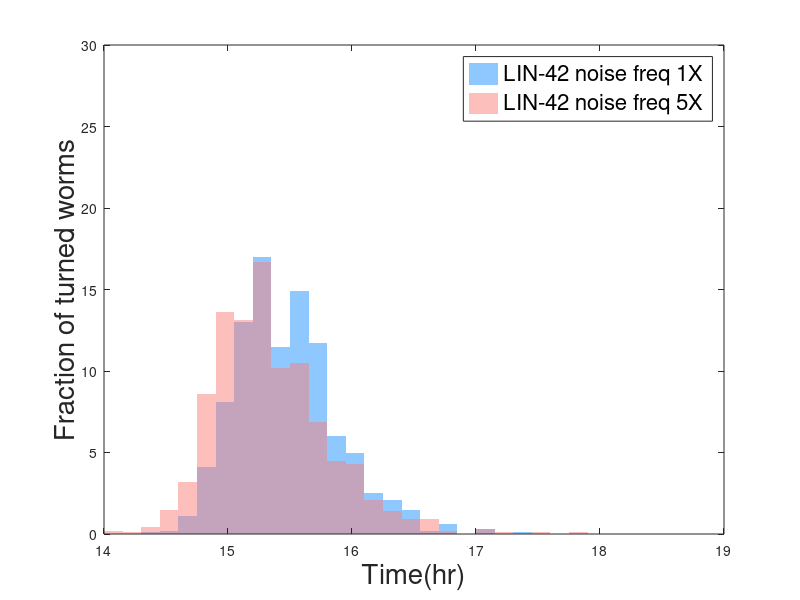

Here is the MATLAB script that generated this plot:
%clc
%clear all
%close all

figure(4)
bin_size = 0.15;
bin_edge = 14:bin_size:18.5;
load('DAF1AC0_13_11_16_D95_Turningtime_Lin42_b3_1000xs_2024_12_25_Lin42_gx1.mat')
h1 = histc(Unc5_expr_T_Distr_Wt, bin_edge);
color_bar_sto=bar(bin_edge,h1/10 ,'histc'); 
set(color_bar_sto,'FaceColor', [0.12 0.56 1]);
set(color_bar_sto,'EdgeColor', 'none');
set(color_bar_sto,'facealpha',0.5);
hold on

load('DAF1AC0_12_11_16_D95_Turningtime_Lin42_b3_1000xs_2024_12_25_Lin42_gx5.mat')
h2 = histc (Unc5_expr_T_Distr_Wt, bin_edge); 
color_bar_sto=bar(bin_edge,h2/10 ,'histc');
set(color_bar_sto,'FaceColor', [0.98 0.5 0.48]);
set(color_bar_sto,'EdgeColor', 'none');
set(color_bar_sto,'facealpha',0.5);
hold off

%set(h1,'FaceColor',[0 0 1],'EdgeColor',[0 0 1],'facealpha',0.7);
%set(h2,'FaceColor',[1 0 0],'EdgeColor',[1 0 0],'facealpha',0);
%set(h1,'facealpha',0.5);
%set(h2,'facealpha',0.5);

%load('DAF1AC1_13_11_13_D100_mean_Lin42_b2_10xd_2024_03_13_Lin42_gx1.mat')
%mean_det= mean_Unc5_expr_T_Distr_Wt

%load('DafAC2_11_13_D95_mean_100xs_20231004_LIN42b3gx1.mat')
%mean_h1= mean_Unc5_expr_T_Distr_Wt

%load('DafAC_11_13_D95_mean_100xs_20231003_LIN42b15gx1.mat')
%mean_h2= mean_Unc5_expr_T_Distr_Wt

%x_det = [mean_det mean_det];
%x_h1 = [mean_h1 mean_h1];
%x_h2 = [mean_h2 mean_h2];
%y = [0 600];
%line(x_det,y,'Color','black', 'LineWidth',3); hold on;
%line(x_h1,y,'Color','blue','LineWidth',3); hold on;
%line(x_h2,y,'Color','red','LineWidth',3); hold off;
%set(gca,'FontSize',15)

ylim([0,30])
xlim([14 19])
xticks(14:1:19)

lgd =legend('LIN-42 noise freq 1X','LIN-42 noise freq 5X')
set(lgd,'FontSize',16);

x_label=xlabel('Time(hr)'); set(x_label,'FontSize',20);
y_label=ylabel('Fraction of turned worms'); set(y_label,'FontSize',20);
